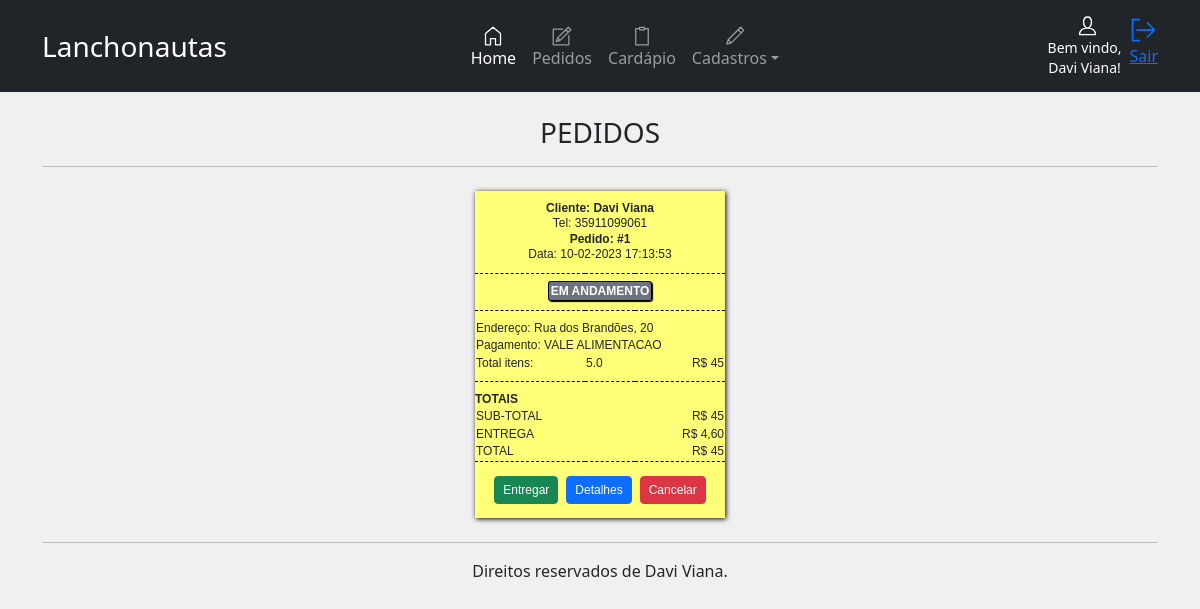
The app's page /painel/pedidos (signed in), older data.
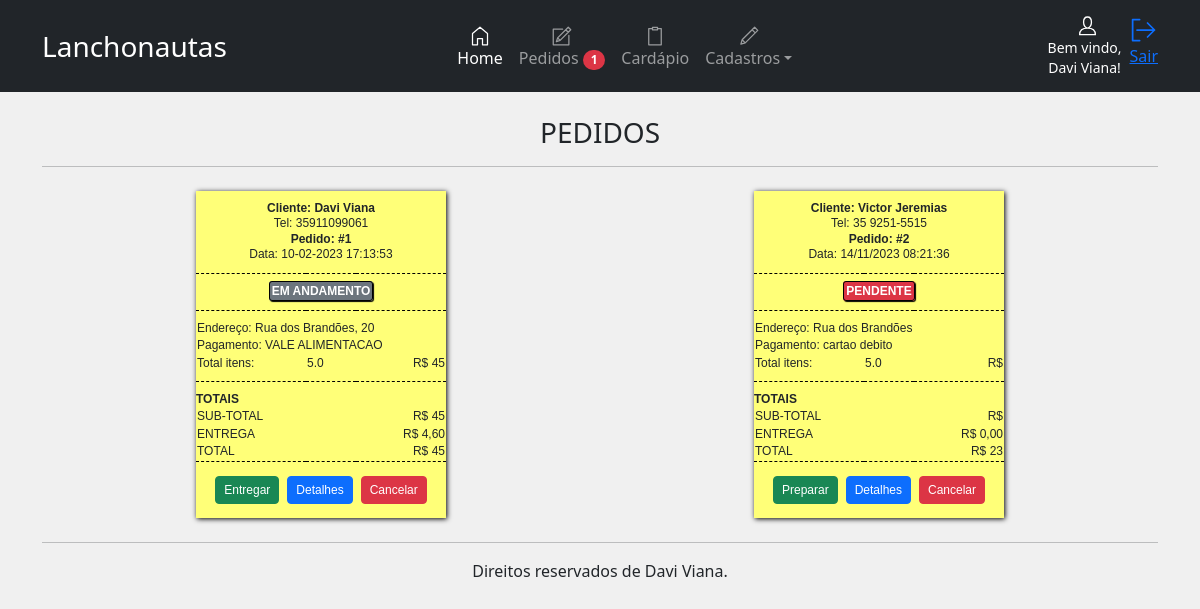
The same page, newer data.
### app/models/empresaModel.py (models this page shows, shortened)
class empresa(UserMixin, db.Model):
    id = db.Column(db.Integer, primary_key=True, autoincrement=True)
    nome_empresa = db.Column(db.String(100))
    razao_social = db.Column(db.String(100))
    endereco = db.Column(db.String(100))
    bairro = db.Column(db.String(200))
    cidade = db.Column(db.String(50))
    cep = db.Column(db.String(20))
    email = db.Column(db.String(50))
    tel = db.Column(db.String(20))
    cnpj = db.Column(db.String(20))
    dt_criacao = db.Column(db.String(50))

### app/models/usersModel.py (models this page shows, shortened)
class users(UserMixin, db.Model):
    id = db.Column(db.Integer, primary_key=True, autoincrement=True)
    user = db.Column(db.String(10))
    nome = db.Column(db.String(50))
    email = db.Column(db.String(100))
    senha = db.Column(db.String(200))
    administrador = db.Column(db.String(20))
    situacao = db.Column(db.String(20))
    dt_criacao = db.Column(db.String(50))
    def get_user(user):
        return users.query.get(user)

### app/models/pedidosModel.py (models this page shows, shortened)
class pedidos(UserMixin, db.Model):
    id = db.Column(db.Integer, primary_key=True)
    nome_cliente = db.Column(db.String(100))
    sub_total = db.Column(db.String(100))
    tipo_entrega = db.Column(db.String(100))
    total = db.Column(db.String(200))
    total_itens = db.Column(db.String(100))
    observacao = db.Column(db.String(200))
    pagamento = db.Column(db.String(100))
    endereco = db.Column(db.String(100))
    tel = db.Column(db.String(200))
    dt_pedido = db.Column(db.String(50))
    dt_inicio = db.Column(db.String(50))
    dt_concluido = db.Column(db.String(50))
    situacao = db.Column(db.String(50))

### app/views/panel.py (the view, shortened to what this page needs)
@bp.route('/pedido/<int:id>/<case>', methods=['POST', 'GET'])
@bp.route('/pedidos', methods=['POST', 'GET'])
@login_required
def pedidos_(id=None, case=None):
    menu_panel = load.menu.get()
    all_pedidos = pedidosModel.pedidos.query.filter(pedidosModel.pedidos.situacao != 'FINALIZADO', pedidosModel.pedidos.situacao != 'CANCELADO').all()
    return render_template('panel/pedidos.html', menu_panel=menu_panel, all_pedidos=all_pedidos)

### app/__init__.py (called while the page is built)
@login_manager.user_loader
def get(user):
    return usersModel.users.get_user(user)

### app/services/load.py (called while the page is built)
    def get():
        empresa = empresaModel.empresa.query.filter_by(id=1).first()
        if empresa is None:
            nome_empresa = 'NOME EMPRESA'
        else:
            nome_empresa = empresa.nome_empresa
        nome = current_user.nome
        badgeOrder = pedidosModel.pedidos.query.filter_by(situacao='PENDENTE').all()
        return nome, nome_empresa, len(badgeOrder)

### app/templates/panel/pedidos.html (shortened to what this page needs)
{% extends 'panel/home.html' %}
{% block panel %}
<br>
<h3 style="text-align: center;">PEDIDOS</h3>
<hr>
<div class="d-flex justify-content-around flex-wrap">
    {% for pedido in all_pedidos %}
    <table class="printer-ticket m-2">
        <thead>
            <tr>
                <th colspan="3">
                    <b>Cliente: {{ pedido.nome_cliente }}</b> <br>
                    Tel: {{ pedido.tel }} <br>
                    <b>Pedido: #{{ pedido.id }}</b> <br>
                    Data: {{ pedido.dt_pedido }}
                </th>
            </tr>
            <tr>
                <th class="ttu" colspan="3">
                    {% if pedido.situacao == 'PENDENTE' %}
                    <b class="situacao bg-danger">PENDENTE</b>
                    {% elif pedido.situacao == 'EM ANDAMENTO' %}
                    <b class="situacao bg-secondary">EM ANDAMENTO</b>
                    {% elif pedido.situacao == 'EM ENTREGA' %}
                    <b class="situacao bg-success">EM ENTREGA</b>
                    {% elif pedido.situacao == 'RETIRAR' %}
                    <b class="situacao bg-success">À RETIRAR</b>
                    {% endif %}
                </th>
            </tr>
        </thead>
        <tbody>
            <tr class="top">
                <td colspan="3">Endereço: {{ pedido.endereco }}</td>
            </tr>
            <tr>
                <td colspan="3">Pagamento: {{ pedido.pagamento }}</td>
            </tr>
            <tr>
                <td>Total itens:</td>
                <td>5.0</td>
                <td>R$ {{ pedido.sub_total }}</td>
            </tr>
        </tbody>
        <tfoot>
            <tr class="sup ttu p--0">
                <td colspan="3">
                    <b>Totais</b>
                </td>
            </tr>
            <tr class="ttu">
                <td colspan="2">Sub-total</td>
                <td align="right">R$ {{ pedido.sub_total }}</td>
            </tr>
            {% if pedido.tipo_entrega == 'ENTREGA' %}
            <tr class="ttu">
                <td colspan="2">Entrega</td>
                <td align="right">R$ 4,60</td>
            </tr>
            {% else %}
            <tr class="ttu">
                <td colspan="2">Entrega</td>
                <td align="right">R$ 0,00</td>
            </tr>
            {% endif %}
            <tr class="ttu">
                <td colspan="2">Total</td>
                <td align="right">R$ {{ pedido.total }}</td>
            </tr>
            <tr class="sup">
                <td colspan="3" align="center">
                    <div class="d-flex justify-content-center">
                        {% if pedido.situacao == 'PENDENTE' %}
                        <form action="pedido/{{pedido.id}}/prepare" method="POST">
                            <button class="btn btn-success btn-sm m-1">Preparar</button>
                        </form>
                        {% elif pedido.situacao == 'EM ANDAMENTO' %}
                        <form action="pedido/{{pedido.id}}/deliver" method="POST">
                            <button class="btn btn-success btn-sm m-1">Entregar</button>
                        </form>
                        {% elif pedido.situacao == 'EM ENTREGA' %}
                        <form action="pedido/{{pedido.id}}/finalize" method="POST">
                            <button class="btn btn-success btn-sm m-1">Entregue</button>
                        </form>
                        {% elif pedido.situacao == 'RETIRAR' %}
                        <form action="pedido/{{pedido.id}}/finalize" method="POST">
                            <button class="btn btn-success btn-sm m-1">Retirado</button>
                        </form>
                        {% endif %}
                        <button type="button" class="btn btn-primary btn-sm m-1" data-bs-toggle="modal"
                            data-bs-target="#{{ pedido.id }}">Detalhes</button>
                        <form action="pedido/{{pedido.id}}/cancel" method="POST">
                            <button class="btn btn-danger btn-sm m-1">Cancelar</button>
                        </form>
                    </div>
                </td>
            </tr>
        </tfoot>
    </table>
    {% endfor %}
</div>
{% endblock %}

### app/templates/panel/home.html (shortened to what this page needs)
{% extends 'layout.html' %}
{% block content %}
<header>
    <nav class="navbar navbar-expand-lg navbar-dark bg-dark fixed">
        <div class="container">
            <div style="width: 10em;" class="m-auto">
                <a class="navbar-brand text-center fs-3">{{ menu_panel[1] }}</a>
            </div>
            <div class="offcanvas offcanvas-end text-bg-dark" tabindex="-1" id="offcanvasDarkNavbar"
                aria-labelledby="offcanvasDarkNavbarLabel">
                <div class="offcanvas-body m-auto">
                    <ul class="navbar-nav m-auto">
                        <li class="nav-item">
                            <a class="nav-link active text-center" aria-current="page" href="{{url_for('panel.home')}}"><svg
                                    id="i-home" xmlns="http://www.w3.org/2000/svg" viewBox="0 0 32 32" width="40"
                                    height="20" fill="none" stroke="currentcolor" stroke-linecap="round"
                                    stroke-linejoin="round" stroke-width="2">
                                    <path d="M12 20 L12 30 4 30 4 12 16 2 28 12 28 30 20 30 20 20 Z" />
                                </svg> <br>Home</a>
                        </li>
                        <li class="nav-item">
                            <a class="nav-link text-center" href="{{url_for('panel.pedidos_')}}"> <svg
                                    id="i-compose" xmlns="http://www.w3.org/2000/svg" viewBox="0 0 32 32" width="40"
                                    height="20" fill="none" stroke="currentcolor" stroke-linecap="round"
                                    stroke-linejoin="round" stroke-width="2">
                                    <path
                                        d="M27 15 L27 30 2 30 2 5 17 5 M30 6 L26 2 9 19 7 25 13 23 Z M22 6 L26 10 Z M9 19 L13 23 Z" />
                                </svg> <br>Pedidos
                                {% if menu_panel[2] > 0 %}
                                <span
                                    class="badge rounded-pill bg-danger">
                                    {{ menu_panel[2] }}
                                </span>
                                {% endif %}
                            </a>
                        </li>
                        <li class="nav-item">
                            <a class="nav-link text-center" href="{{url_for('panel.cardapio')}}"> <svg id="i-clipboard"
                                    xmlns="http://www.w3.org/2000/svg" viewBox="0 0 32 32" width="40" height="20"
                                    fill="none" stroke="currentcolor" stroke-linecap="round" stroke-linejoin="round"
                                    stroke-width="2">
                                    <path d="M12 2 L12 6 20 6 20 2 12 2 Z M11 4 L6 4 6 30 26 30 26 4 21 4" />
                                </svg> <br>Cardápio</a>
                        </li>
                        <li class="nav-item dropdown">
                            <a class="nav-link dropdown-toggle text-center" href="#" id="navbarDropdown" role="button"
                                data-bs-toggle="dropdown" aria-expanded="false"> <svg id="i-edit"
                                    xmlns="http://www.w3.org/2000/svg" viewBox="0 0 32 32" width="40" height="20"
                                    fill="none" stroke="currentcolor" stroke-linecap="round" stroke-linejoin="round"
                                    stroke-width="2">
                                    <path d="M30 7 L25 2 5 22 3 29 10 27 Z M21 6 L26 11 Z M5 22 L10 27 Z" />
                                </svg> <br>Cadastros</a>
                        </li>
                    </ul>
                </div>
            </div>
                <div class="d-flex flex-column align-items-center text-bg-dark">
                    <h6 class="text-center m-auto me-2"><small>Bem vindo,<br> {{ menu_panel[0] }}!</small></h6>
                </div>
                <a href="{{url_for('auth.logout')}}" class="mt-2 m-auto" role="button" title="Sair"><svg id="i-signout"
                        xmlns="http://www.w3.org/2000/svg" viewBox="0 0 32 32" width="28" height="28" fill="none"
                        stroke="currentcolor" stroke-linecap="round" stroke-linejoin="round" stroke-width="2">
                        <path d="M28 16 L8 16 M20 8 L28 16 20 24 M11 28 L3 28 3 4 11 4" />
                    </svg>
                    <p>Sair</p>
                </a>
        </div>
    </nav>
</header>
<main class="container">
    {% block panel %}{% endblock %}
    <hr>
</main>
<footer class="container pb-3" style="text-align: center;">
    Direitos reservados de Davi Viana.
</footer>
{% endblock %}

### app/templates/layout.html (shortened to what this page needs)
<!DOCTYPE html>
<html lang="en">
<head>
    <link href="https://cdn.jsdelivr.net/npm/bootstrap@5.3.0-alpha1/dist/css/bootstrap.min.css" rel="stylesheet"
>
    <link rel="stylesheet" href="{{ url_for('static', filename='/css/style.css') }}">
</head>
<body style="background-color: rgb(240, 240, 240);">
    {% block content %}{% endblock %}
</body>
</html>

### app/static/css/style.css (style rules this page uses)
.text-center { text-align: center; }
.ttu { text-transform: uppercase; }
.ttu .situacao { color: rgb(255, 255, 255); padding: 2px; border: 1px solid rgb(0, 0, 0); border-radius: 3px; box-shadow: 1px 1px 1px rgb(0, 0, 0); }
.printer-ticket { padding: 5px; margin-left: auto; margin-right: auto; background: rgb(255, 255, 120); box-shadow: 1px 1px 5px rgba(0, 0, 0); display: table !important; width: 100%; max-width: 250px; font-weight: light; line-height: 1.3em; }
.printer-ticket, .printer-ticket * { font-family: Tahoma, Geneva, sans-serif; font-size: 12px; }
.printer-ticket th:nth-child(2), .printer-ticket td:nth-child(2) { width: 50px; }
.printer-ticket th:nth-child(3), .printer-ticket td:nth-child(3) { width: 90px; text-align: right; }
.printer-ticket th { font-weight: inherit; padding: 10px 0; text-align: center; border-bottom: 1px dashed rgb(0, 0, 0); }
.printer-ticket tbody tr:last-child td { padding-bottom: 10px; }
.printer-ticket tfoot .sup td { padding: 10px 0; border-top: 1px dashed rgb(0, 0, 0); }
.printer-ticket tfoot .sup.p--0 td { padding-bottom: 0; }
.printer-ticket .top td { padding-top: 10px; }

Row changes from the older to the newer data that the page shows:
added pedidos: nome_cliente "Victor Jeremias", tel "35 9251-5515", id "2", dt_pedido "14/11/2023 08:21:36", situacao "PENDENTE", endereco "Rua dos Brandões", pagamento "cartao debito", tipo_entrega "ENTREGA", total "23"
Text that changed along with them:
{{ menu_panel[2] }}: (not shown) → "1"
